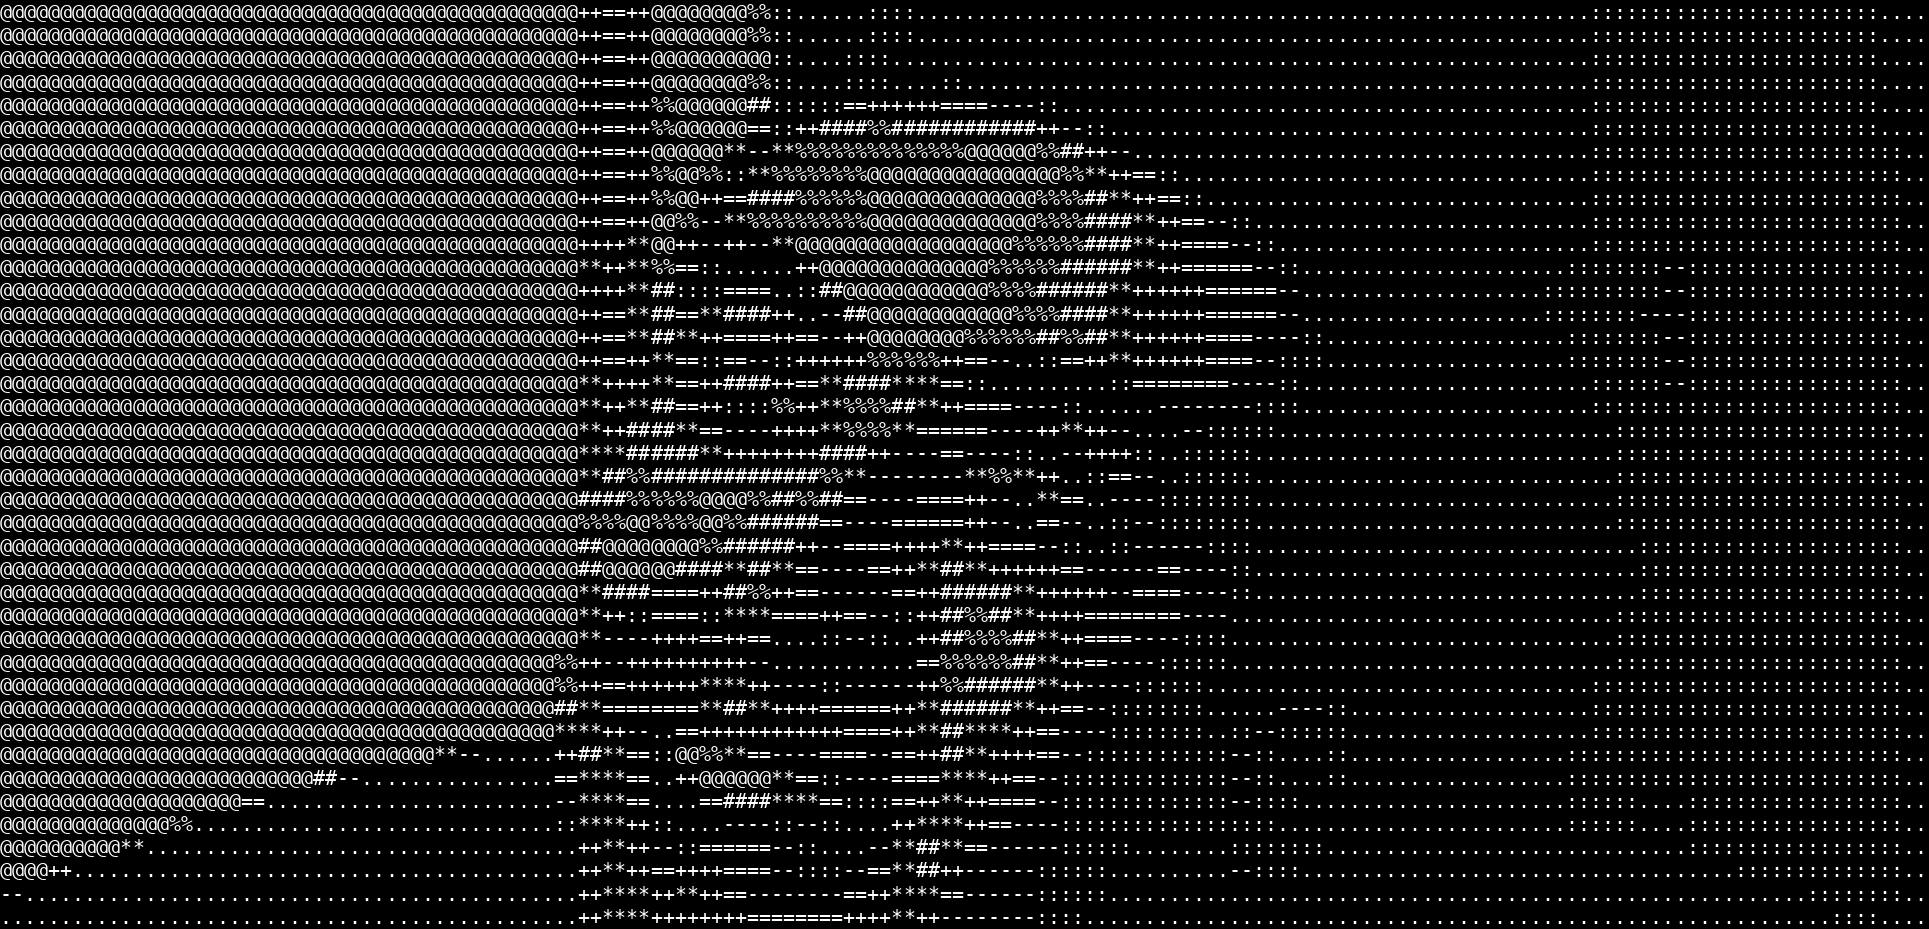

The Python source for this figure:
from pixel_sampler import PixelSampler

class AsciiArt:

    def __init__(self, args=None):
        self.sampler = PixelSampler(args)

    def print_ascii_image(self):
        for row in self.sampler.get_ascii_image():
            print(row)

    def save_ascii_image(self, path):
        image = self.sampler.image_generator.text_to_image()
        image.save(path)



if __name__ == "__main__":
    aa = AsciiArt()
    aa.print_ascii_image()
    # aa.save_ascii_image("ascii_art.png")